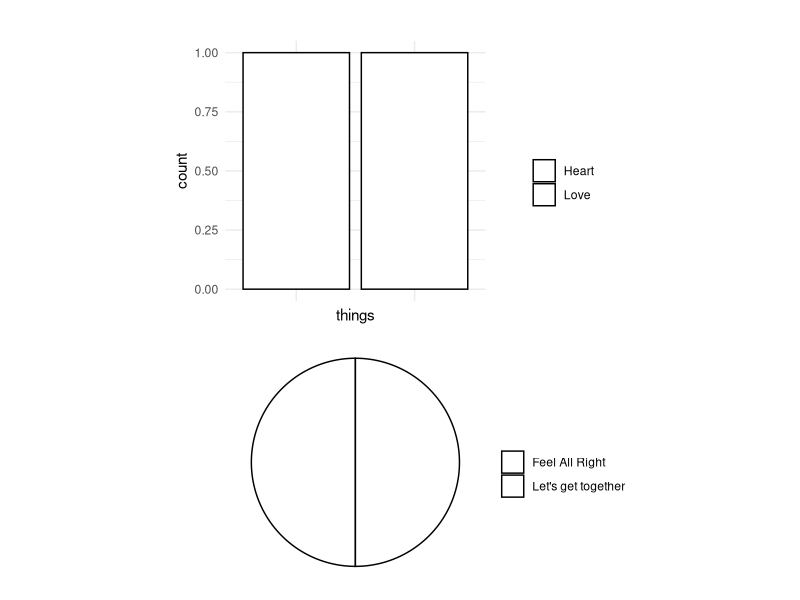

This chart was generated by the following R code:
## ---- chunk 1

knitr::opts_chunk$set(echo = TRUE,
                      warning = FALSE,
                      message = FALSE)

## ---- chunk 2

library(ggplot2) # beautiful graphs

library(patchwork) # stitch graphs together

things <- c("Love",
            "Heart")

count1 <-c(1,1)

mydata1 <- tibble::tibble(things, count1)

otherthings <- c("Let's get together", "Feel All Right")

mydata2 <- tibble::tibble(otherthings)

## ---- chunk 3

p1 <- ggplot(mydata1, 
             aes(x = things,
                 y = count1,
                 fill = things)) +
  geom_bar(stat="identity", color = "black") +
  labs(title = "",
       x = "things", 
       y = "count") +
  theme_minimal() +
  theme(axis.text.x = element_blank(),
        axis.ticks.x = element_blank()) +
  scale_fill_manual(name = "",
                    values = c("white", "white"))


p2 <- ggplot(mydata2, 
             aes(x = 1,
                 fill = otherthings)) +
  geom_bar(color = "black") +
  coord_polar(theta = "y") +
  labs(x = "", y = "") +
  theme_void() +
  theme(axis.text.x = element_blank(),
        axis.ticks.x = element_blank()) +
  scale_fill_manual(name = "",
                    values = c("white", "white"))

p1 / p2

